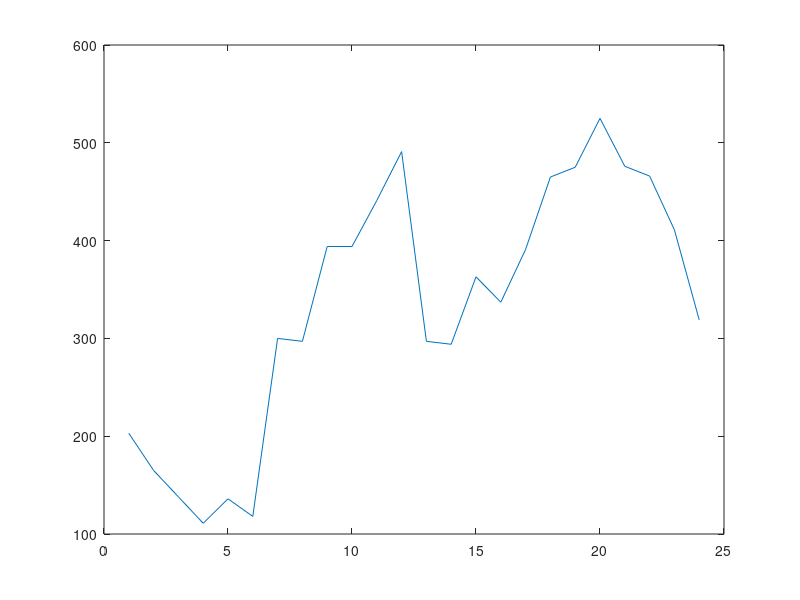

The MATLAB script that drew this image: (Note: this script raises an error after producing the figure.)
%% 碳捕集电厂在联合市场中的运行决策模型
%模型和数据来自清华大学工学硕士学位论文《含碳捕集电厂的电力系统规划与运行决策方法研究》季震
clear all
close all
clc
%% *********** Parameters **********

N = 1; % 碳捕集电厂数量
T = 24; % 时段数目

% 合约售电收入
P_CE = 415; %碳捕集电厂在待决策日t时段的计划出力
PI_CE = 400; %日前合约电价
Q_CEL = P_CE * T; %日前合约电量（2-16）
R_CEL = PI_CE * Q_CEL; %碳捕集电厂的合约售电收入（2-15）

%实时交易售电收入
PI_RE = [203,165,138,111,136,118,300,297,394,394,441,491,297,294,363,337,391,465,475,525,476,466,411,319];
x = 1:24;
% 绘制折线图
plot(x, PI_RE);
%% *********** Variable statement **********

P_G = sdpvar(T,1); %各时段等效发电出力
lambda_S = sdpvar(T,1); %各时段烟气分流比
r_S = sdpvar(T,1); %解析速率因子
R_SP = sdpvar(T,1); %旋转备用容量
R_GE = sdpvar(T,1); %旋转备用被调用时等效发电出力的提升量
R_CC = sdpvar(T,1); %旋转备用被调用时捕集系统运行能耗的降低量
I = binvar(T,1); %碳捕集电厂第t时段的启停状态，1-开机，0-停机

%% *********** Constraints *************
R_REL = sum(PI_RE.*(P_N - P_CE)); %碳捕集市场实时交易售电收入
Obj = R_CEL + R_REL + R_SPI + R_CAR - C_GEN - C_STA -C_OTH;
%% *********** Solve the problem ***********
ops=sdpsettings('verbose',2,'solver','gurobi');
sol = optimize(Cons,Obj,ops);

